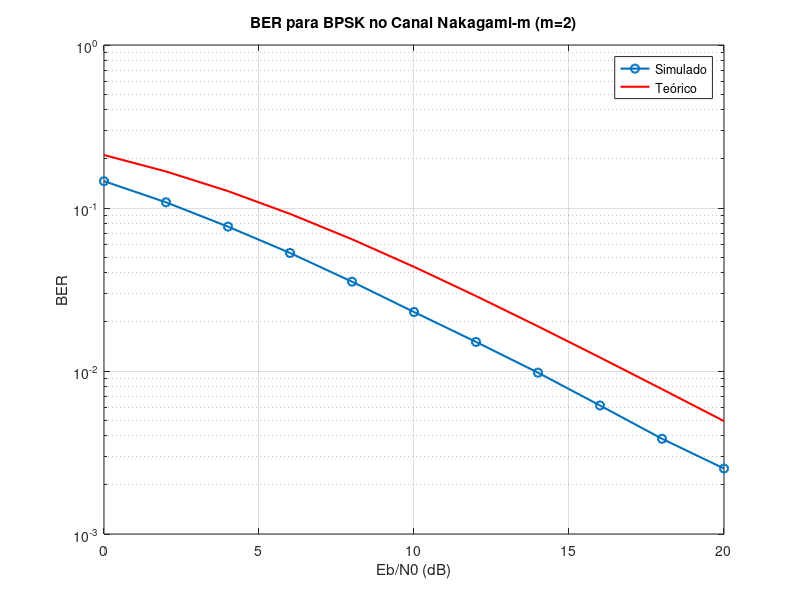

The MATLAB script that drew this image:
close all;
clear all;

rand('state', 0); % Reinicializa sementes de geradores de números aleatórios
randn('state', 0);

bits = 1e6; % Número de bits transmitidos
M = 2; % BPSK, dois símbolos possíveis na modulação.
b = rand(1, bits) > 0.5; % Gera 0s e 1s
x = 2*b-1; % Gera símbolos com energia unitária (note que os símbolos pertencem aos Reais)
N0 = 1; % Neste exemplo N0 é fixada em 1

EbN0dB = 0:2:20; % Variação de Eb/N0 em dB
ber_simulada = zeros(1, length(EbN0dB)); % Vetor para armazenar os valores da BER simulada
ber_teorica = zeros(1, length(EbN0dB)); % Vetor para armazenar os valores da BER teórica

m = 2; % Parâmetro do canal Nakagami-m

for i = 1:length(EbN0dB)
    EbN0 = 10^(EbN0dB(i)/10); % Converte dB para linear
    Eb = EbN0 * N0;
    Es = Eb * log2(M); % Energia do símbolo
    n = randn(1, bits) * sqrt(N0/2); % Ruído AWGN com variância N0/2

    % Geração do desvanecimento Nakagami-m
    % h = sqrt((1/m)* (chi1^2 + chi2^2)), onde chi1 e chi2 são variáveis gaussianas N(0, m).
    h = sqrt((randn(1, bits).^2 + randn(1, bits).^2) / 2);

    % Sinal recebido com desvanecimento e ruído
    y = h .* (sqrt(Es) * x) + n;

    % Decisor no receptor
    b_est = y > 0;
    erros = sum(b ~= b_est); % Contagem de erros de bit
    ber_simulada(i) = erros / bits; % Cálculo da BER simulada

    % Cálculo da BER teórica para Nakagami-m com m=2
    ber_teorica(i) = (1 / 2) * (1 - sqrt(EbN0 / (EbN0 + 2))); % Aproximação para m=2
end

% Exibe resultados
fprintf('Eb/N0 (dB) | Simulado | Teórico\n');
for i = 1:length(EbN0dB)
    fprintf('%10.1f | %9.5f | %9.5f\n', EbN0dB(i), ber_simulada(i), ber_teorica(i));
end

% Plotando resultados
semilogy(EbN0dB, ber_simulada, 'o-', 'LineWidth', 1.5);
hold on;
semilogy(EbN0dB, ber_teorica, 'r-', 'LineWidth', 1.5);
xlabel('Eb/N0 (dB)');
ylabel('BER');
legend('Simulado', 'Teórico');
title('BER para BPSK no Canal Nakagami-m (m=2)');
grid on;
